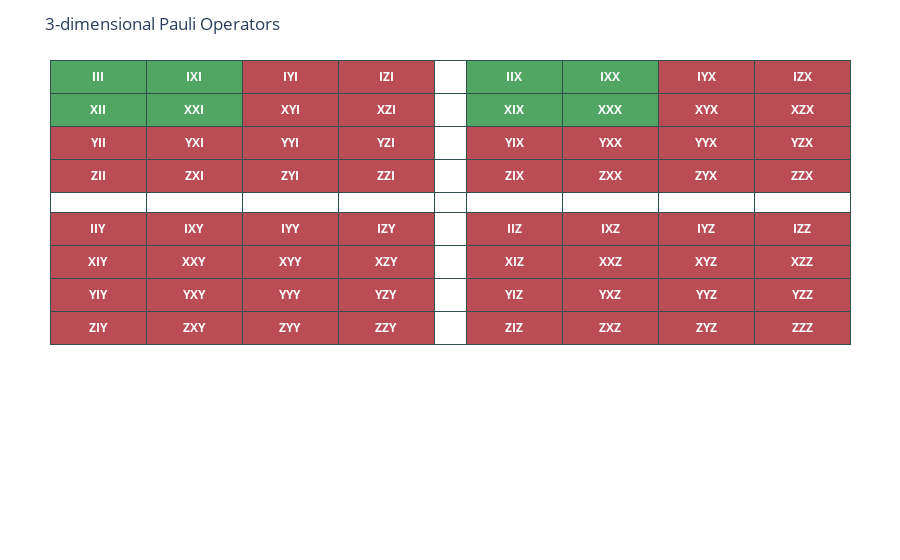

Write notebook code for a chart like this one.
### Code cell
draw_3dim_paulis(canonical_isotropic)

### Figure 1 — Plotly figure (JSON) as saved in the notebook; plotly's stock layout.template omitted (floating-point values rounded to 4 significant figures)
{"data": [{"cells": {"align": ["center"], "fill": {"color": [["#51A664", "#BA4C55", "#BA4C55", "white", "#BA4C55", "#BA4C55", "#BA4C55", "#BA4C55"], ["#51A664", "#BA4C55", "#BA4C55", "white", "#BA4C55", "#BA4C55", "#BA4C55", "#BA4C55"], ["#BA4C55", "#BA4C55", "#BA4C55", "white", "#BA4C55", "#BA4C55", "#BA4C55", "#BA4C55"], ["#BA4C55", "#BA4C55", "#BA4C55", "white", "#BA4C55", "#BA4C55", "#BA4C55", "#BA4C55"], ["white", "white", "white", "white", "white", "white", "white", "white"], ["#51A664", "#BA4C55", "#BA4C55", "white", "#BA4C55", "#BA4C55", "#BA4C55", "#BA4C55"], ["#51A664", "#BA4C55", "#BA4C55", "white", "#BA4C55", "#BA4C55", "#BA4C55", "#BA4C55"], ["#BA4C55", "#BA4C55", "#BA4C55", "white", "#BA4C55", "#BA4C55", "#BA4C55", "#BA4C55"], ["#BA4C55", "#BA4C55", "#BA4C55", "white", "#BA4C55", "#BA4C55", "#BA4C55", "#BA4C55"]]}, "font": {"color": "white", "size": 12}, "line": {"color": ["darkslategray"]}, "values": [["<b>XII</b>", "<b>YII</b>", "<b>ZII</b>", "<b></b>", "<b>IIY</b>", "<b>XIY</b>", "<b>YIY</b>", "<b>ZIY</b>"], ["<b>XXI</b>", "<b>YXI</b>", "<b>ZXI</b>", "<b></b>", "<b>IXY</b>", "<b>XXY</b>", "<b>YXY</b>", "<b>ZXY</b>"], ["<b>XYI</b>", "<b>YYI</b>", "<b>ZYI</b>", "<b></b>", "<b>IYY</b>", "<b>XYY</b>", "<b>YYY</b>", "<b>ZYY</b>"], ["<b>XZI</b>", "<b>YZI</b>", "<b>ZZI</b>", "<b></b>", "<b>IZY</b>", "<b>XZY</b>", "<b>YZY</b>", "<b>ZZY</b>"], ["<b></b>", "<b></b>", "<b></b>", "<b></b>", "<b></b>", "<b></b>", "<b></b>", "<b></b>"], ["<b>XIX</b>", "<b>YIX</b>", "<b>ZIX</b>", "<b></b>", "<b>IIZ</b>", "<b>XIZ</b>", "<b>YIZ</b>", "<b>ZIZ</b>"], ["<b>XXX</b>", "<b>YXX</b>", "<b>ZXX</b>", "<b></b>", "<b>IXZ</b>", "<b>XXZ</b>", "<b>YXZ</b>", "<b>ZXZ</b>"], ["<b>XYX</b>", "<b>YYX</b>", "<b>ZYX</b>", "<b></b>", "<b>IYZ</b>", "<b>XYZ</b>", "<b>YYZ</b>", "<b>ZYZ</b>"], ["<b>XZX</b>", "<b>YZX</b>", "<b>ZZX</b>", "<b></b>", "<b>IZZ</b>", "<b>XZZ</b>", "<b>YZZ</b>", "<b>ZZZ</b>"]]}, "columnwidth": [3, 3, 3, 3, 1, 3, 3, 3, 3], "header": {"align": ["center"], "fill": {"color": ["#51A664", "#51A664", "#BA4C55", "#BA4C55", "white", "#51A664", "#51A664", "#BA4C55", "#BA4C55"]}, "font": {"color": "white", "size": 12}, "line": {"color": "darkslategray"}, "values": ["<b>III</b>", "<b>IXI</b>", "<b>IYI</b>", "<b>IZI</b>", "<b></b>", "<b>IIX</b>", "<b>IXX</b>", "<b>IYX</b>", "<b>IZX</b>"]}, "type": "table"}], "layout": {"margin": {"b": 50, "l": 50, "r": 50, "t": 60}, "showlegend": false, "title": {"text": "3-dimensional Pauli Operators"}}}
